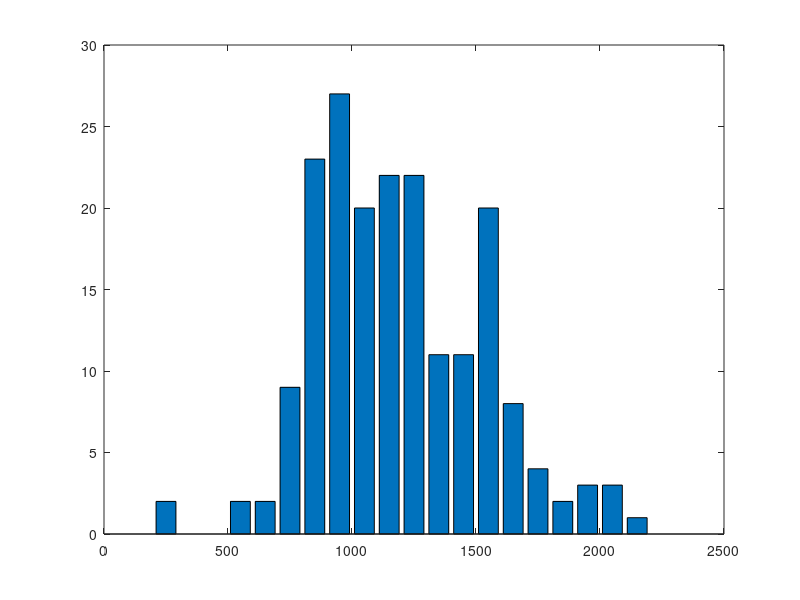

MATLAB code to generate this figure: (Note: this script raises an error after producing the figure.)
% Data pre-processing for case study 2 of Weibull Handbook

clear; clc;

% Bases     A  B  C  A  A  C  C  E  F
baseCode = [1, 2, 3, 1, 1, 3, 3, 5, 6];
baseCode = [baseCode, 4*ones(1, 10)];

% Time of failure
tf = [153,872, 1568, 1428, 212, 808, 1405, 64, 32, ...
    1198, 884, 1251, 1249, 708, 1082, 884, 1105, 828, 1013];

% Non-failure time
tt = 250:100:2150;
nnf = [2, 0, 0, 2, 2, 9, 23, 27, 20, 22, 22, 11, 11, 20, 8, 4, 2, 3, 3, 1];

% Assemble data for Weibull analysis. -------------------------------------
% Indices for data without base D
idxDataWoD = baseCode ~= 4;

% Time of failure without base D
tfWoD = tf(idxDataWoD)';
idxFailedWoD = ones(size(tfWoD));

% Time of failure for base D only
tfForD = tf(~idxDataWoD)';
idxFailedForD = ones(size(tfForD));

% Time of non-failure at base D
tnfForD = nan(sum(nnf), 1);
for i = 1:numel(tt)
    if nnf(i) ~= 0
        idxStart = sum(~isnan(tnfForD)) + 1;
        idxEnd = idxStart + nnf(i) - 1;
        
        tnfForD(idxStart:idxEnd) = tt(i);
    end
end

% Data without base D
tWoD = tfWoD;
%tWoD = [tfWoD; tnfForD];
%idxFailedWoD = [idxFailedWoD; zeros(size(tnfForD))];

% Data for base D
tForD = [tfForD; tnfForD];
idxFailedForD = [idxFailedForD; zeros(size(tnfForD))];

% Save data for Weibull analysis.
csvwrite('case_study_2_data_wo_d.csv', [tWoD, idxFailedWoD]);
csvwrite('case_study_2_data_for_d.csv', [tForD, idxFailedForD]);

% Plot for data visualization.
bar(tt, nnf);
histogram([tfWoD; tForD], 'Normalization', 'probability');

% Format
grid on
set(gca, 'FontSize', 14);
set(gca, 'FontWeight', 'bold');

xl = xlabel('TSN (h)');
set(xl, 'FontSize', 15);
set(xl, 'FontWeight', 'bold');
yl = ylabel('Probability');
set(yl, 'FontSize', 15);
set(yl, 'FontWeight', 'bold');